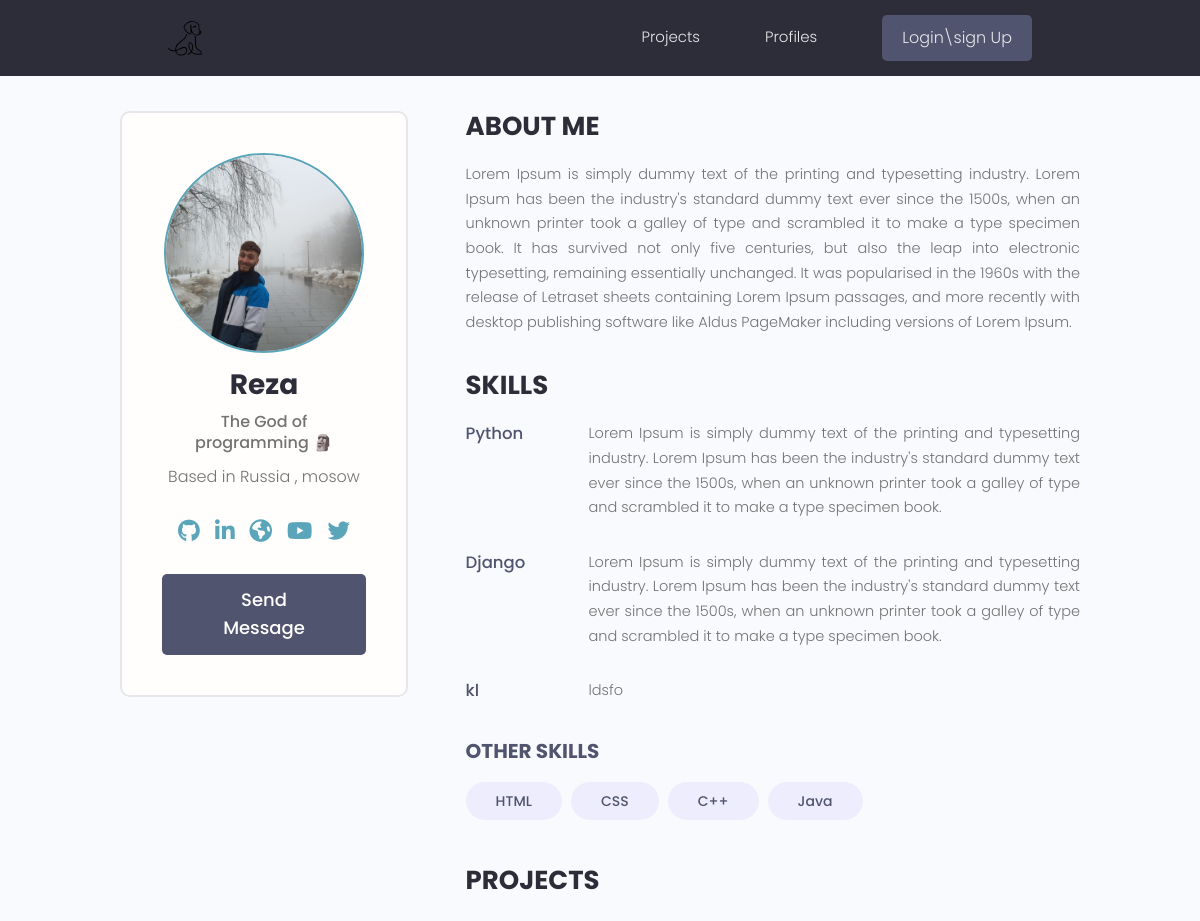
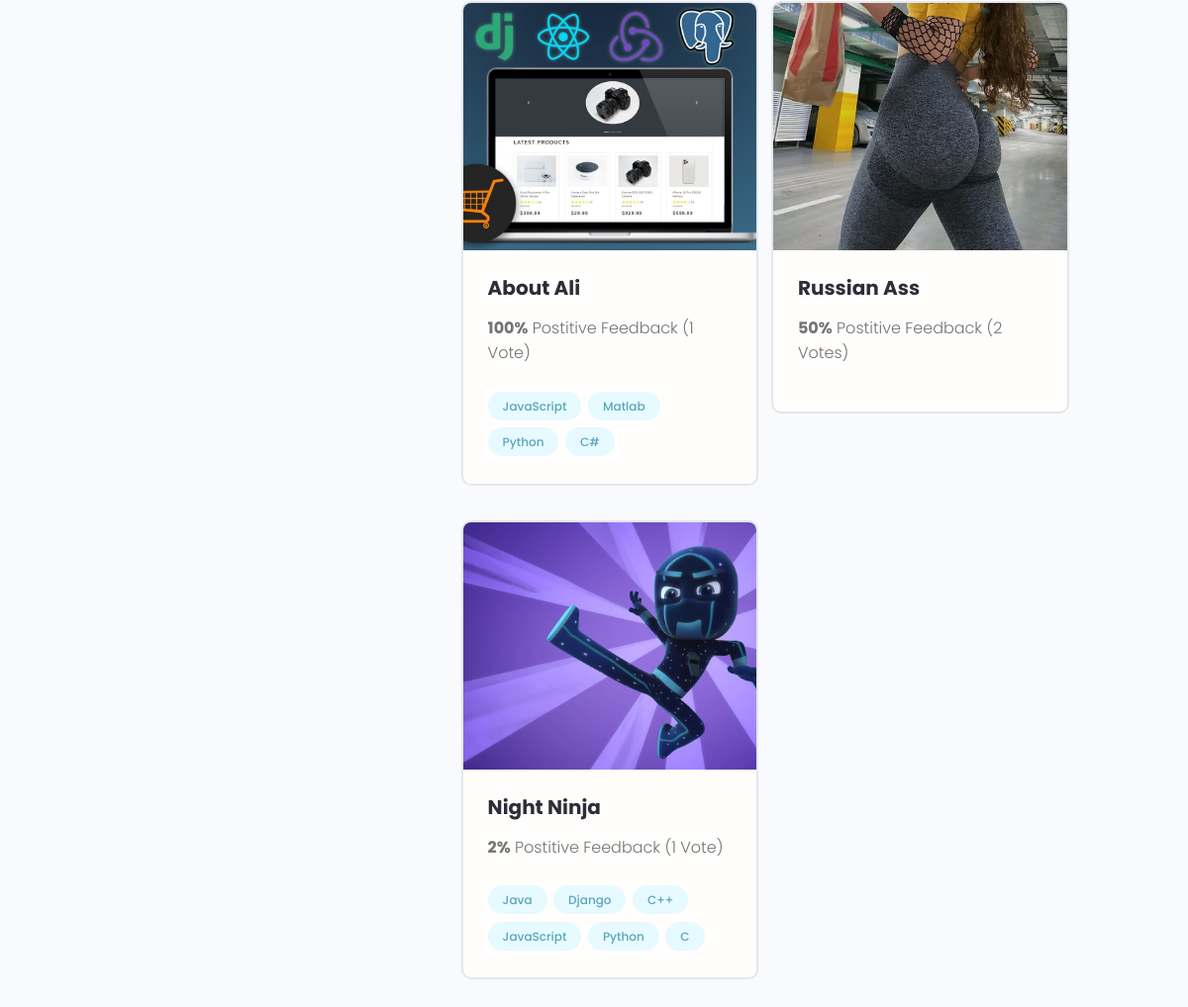
Page /profile/a17ba7cb-92fa-4e92-ac86-f92356daaf21/ on the committed database (2 pictures, top to bottom).
### users/models.py (models this page shows, shortened)
class profile(models.Model):
    user=models.OneToOneField(User,on_delete=models.CASCADE,null=True,blank=True)
    first_name=models.CharField(max_length=200,blank=True,null=True)
    last_name=models.CharField(max_length=200,blank=True,null=True)
    short_bio=models.CharField(max_length=200,blank=True,null=True)
    username=models.CharField(max_length=200,blank=True,null=True)
    location=models.CharField(max_length=200,blank=True,null=True)
    bio=models.TextField(blank=True,null=True)
    profile_img=models.ImageField(null=True,upload_to='images/profiles',blank=True,default='profiles/user-default.png')
    age=models.IntegerField(default=0,null=True,blank=True)
    email=models.EmailField(max_length=500,null=True,blank=True)
    social_website=models.CharField(max_length=200,blank=True,null=True)
    social_youtube=models.CharField(max_length=200,blank=True,null=True)
    social_linkedin=models.CharField(max_length=200,blank=True,null=True)
    social_twitter=models.CharField(max_length=200,blank=True,null=True)
    social_github=models.CharField(max_length=200,blank=True,null=True)
    created=models.DateTimeField(auto_now_add=True)
    id=models.UUIDField(default=uuid.uuid4,unique=True
                        ,primary_key=True,editable=False)
    class Meta:
        ordering=['created']

class Skill(models.Model):
    owner=models.ForeignKey(profile,on_delete=models.CASCADE,null=True,blank=True)
    name=models.CharField(max_length=200,blank=True,null=True)
    description=models.TextField(null=True,blank=True)
    created=models.DateTimeField(auto_now_add=True)
    id=models.UUIDField(default=uuid.uuid4,unique=True
                        ,primary_key=True,editable=False)
    def __str__(self):
        return str(self.name)

### projects/models.py (models this page shows, shortened)
class project(models.Model):
    owner=models.ForeignKey(profile,null=True,blank=True,on_delete=models.SET_NULL)
    title=models.CharField(max_length=200)
    descriptions=models.TextField(blank=True,null=True)
    demo_link=models.CharField(max_length=2000,null=True,blank=True)
    source_link=models.CharField(max_length=2000,null=True,blank=True)
    feuchered_image=models.ImageField(null=True,blank=True,default='default.jpg')
    tags=models.ManyToManyField('Tag', blank=True)
    Vote_total=models.IntegerField(default=0,null=True,blank=True)
    Vote_ratio=models.IntegerField(default=0,null=True,blank=True)
    created=models.DateTimeField(auto_now_add=True)
    id=models.UUIDField(default=uuid.uuid4,unique=True
                        ,primary_key=True,editable=False)
    class Meta:
        ordering=['-Vote_ratio','-Vote_total','title']

class Tag(models.Model):
    name=models.CharField(max_length=200)
    id=models.UUIDField(default=uuid.uuid4,unique=True
                        ,primary_key=True,editable=False)
    def __str__(self):
        return self.name

### users/views.py (the view)
# urls.py: path('profile/<str:pk>/',views.userProfiles,name='user-profiles'),
def userProfiles(request,pk):
    profiles=profile.objects.get(id=pk)
    topSkills = profiles.skill_set.exclude(description__exact="")
    otherSkills = profiles.skill_set.filter(description="")
    context={'profile':profiles , 'topSkills': topSkills,
               "otherSkills": otherSkills}
    return render(request, 'users/user-Profile.html',context)

### users/templates/users/user-profile.html (shortened to what this page needs)
{% extends 'main.html' %}
{% block content %}
<main class="profile my-md">
    <div class="container">
        <div class="layout">
            <div class="column column--1of3">
                <div class="card text-center">
                    <div class="card__body dev">
                        <img class="avatar avatar--xl" src="{{ profile.profile_img.url}}" />
                        <h2 class="dev__name">{{profile.first_name}}</h2>
                        <p class="dev__title">{{profile.short_bio}}</p>
                        <p class="dev__location">Based in {{profile.location}}</p>
                        <ul class="dev__social">
                            {% if profile.social_github %}
                            <li>
                                <a title="Twitter" href="{{profile.social_github}}" target="_blank"></a>
                            </li>
                            {% endif %}
                            {% if profile.social_linkedin %}
                            <li>
                                <a title="LinkedIn" href="{{profile.social_linkedin}}" target="_blank"></a>
                            </li>
                            {% endif %}
                            {% if profile.social_website %}
                            <li>
                                <a title="Personal Website" href="{{profile.social_website}}" target="_blank"></a>
                            </li>
                            {% endif %}
                            {% if profile.social_youtube %}
                            <li>
                                <a title="youtube" href="{{profile.social_youtube}}" target="_blank"></a>
                            </li>
                            {% endif %}
                            {% if profile.social_twitter %}
                            <li>
                                <a title="Twitter" href="{{profile.social_twitter}}" target="_blank"></a>
                            </li>
                            {% endif %}
                            </ul>
                            <a href="{% url 'send-message' profile.id %}" class="btn btn--sub btn--lg">Send Message </a>
                    </div>
                </div>
            </div>
            <div class="column column--2of3">
                <div class="devInfo">
                    <h3 class="devInfo__title">About Me</h3>
                    <p class="devInfo__about">{{profile.bio}}</p>
                </div>
                <div class="devInfo">
                    <h3 class="devInfo__title">Skills</h3>
                    <div class="devInfo__skills">
                        {% for skill in topSkills %}
                        <div class="devSkill">
                            <h4 class="devSkill__title">{{skill.name}}</h4>
                            <p class="devSkill__info">{{skill.description}}</p>
                        </div>
                        {% endfor %}
                        <h3 class="devInfo__subtitle">Other Skills</h3>
                        <div class="devInfo__otherSkills">
                            {% for skill in otherSkills %}
                            <span class="tag tag--pill tag--sub tag--lg">
                                <small>{{skill}}</small>
                            </span>
                            {% endfor %}
                        </div>
                    </div>
                </div>
                <div class="devInfo">
                    <h3 class="devInfo__title">Projects</h3>
                    <div class="grid grid--two">
                        {% for project in profile.project_set.all %}
                        <div class="column">
                            <div class="card project">
                                <a href="{% url 'project' project.id %}" class="project">
                                    <img class="project__thumbnail" src="{{project.feuchered_image.url}}"
                                        alt="project thumbnail" />
                                    <div class="card__body">
                                        <h3 class="project__title">{{project.title}}</h3>
                                        <p>
                                        </p>
                                        <p class="project--rating">
                                            <span style="font-weight: bold;">{{project.Vote_ratio}}%</span> Postitive
                                            Feedback ({{project.Vote_total}} Vote{{project.Vote_total|pluralize:"s"}})
                                        </p>
                                        <div class="project__tags">
                                            {% for tag in project.tags.all %}
                                            <span class="tag tag--pill tag--main">
                                                <small>{{tag}}</small>
                                            </span>
                                            {% endfor %}
                                        </div>
                                    </div>
                                </a>
                            </div>
                        </div>
                        {% endfor %}
                    </div>
                </div>
            </div>
        </div>
    </div>
</main>
{% endblock %}

### static/styles/app.css (style rules this page uses)
:root { --color-sub: #2d2d39; }
.btn--sub { background-color: var(--color-sub-light); }
.card { border: 2px solid var(--color-light); }
img { width: 100%; }
.profile .card > .dev { padding: 4rem; }
.dev__name { color: var(--color-sub); font-size: 2.8rem; font-weight: 700; margin-top: 1rem; margin-bottom: 0.5rem; }
.dev__title { font-size: 1.6rem; font-weight: 500; line-height: 1.3; }
.dev__location { margin-top: 1rem; }
.dev__social { margin: 3rem 0; list-style: none; display: flex; justify-content: center; gap: 1.5rem; }
.devInfo { margin-bottom: 3rem; }
.devInfo__title, .devInfo__subtitle { font-size: 2.6rem; color: var(--color-sub); text-transform: uppercase; font-weight: 700; margin-bottom: 1.5rem; }
.devInfo__subtitle { font-size: 2rem; color: var(--color-sub-light); }
.devInfo__about, .devSkill__info { font-size: 1.45rem; line-height: 1.7; text-align: justify; }
.devSkill { margin-bottom: 3rem; }
.devSkill__title { font-size: 1.65rem; font-weight: 500; color: var(--color-sub-light); }
@media screen and (min-width: 700px) { .devSkill { display: flex; justify-content: space-between; gap: 3rem; } }
@media screen and (min-width: 700px) { .devSkill__info { flex-basis: 80%; } }
.project--rating { margin-bottom: 1.6em; margin-top: .5em; }
.project__thumbnail { height: 25rem; object-fit: cover; object-position: top center; }
.project__title { font-size: 2rem; font-weight: 700; color: var(--color-sub); }

### static/uikit/styles/modules/_variables.css (style rules this page uses)
:root { --color-main: #5aa5b9; --color-main-light: #e6faff; --color-sub: #3f4156; --color-sub-light: #51546e; --color-sub-lighter: #ededfd; --color-text: #737373; --color-gray: #8b8b8b; --color-light: #e5e7eb; --color-light-gray: #767676; --color-bg: #f8fafd; --color-white: #fffefd; --color-white-light: #f3f3f3; --color-success: #359e64; --color-success-bg: #def8e8; --color-error: #fc4b0b; --color-error-bg: #fff2ee; --font-base: 'Poppins', arial, helvetica, 'Segoe UI', roboto, ubuntu, sans-serif; --font-monospace: 'Fira Code', 'Courier New', courier, monospace; --font-regular: 300; --font-medium: 500; --font-bold: 700; --generic-shadow: 1px 1px 5px #00000010; --generic-transition: all 0.3s ease-in-out; }

### static/uikit/styles/modules/_base.css (style rules this page uses)
* { margin: 0; padding: 0; box-sizing: border-box; text-rendering: optimizeLegibility; color: inherit; font-size: inherit; }
html { font-size: 50%; }
@media only screen and (min-width: 480px) { html { font-size: 56.25%; } }
@media only screen and (min-width: 1200px) { html { font-size: 62.5%; } }
body { line-height: 1.6; font-weight: 400; font-size: 1.5rem; color: var(--color-text); background-color: var(--color-bg); min-height: 100vh; }

### static/uikit/styles/modules/_typography.css (style rules this page uses)
* { font-family: var(--font-base); }
h2 { font-size: 3.6rem; font-weight: var(--font-bold); }
h3 { font-size: 3.2rem; font-weight: var(--font-medium); }
h4 { font-size: 2.8rem; font-weight: var(--font-medium); }
p, span, strong { font-size: 1.6rem; color: var(--color-text); font-weight: var(--font-regular); }
a { padding-bottom: 2px; text-decoration: none; display: inline-block; color: var(--color-main); font-weight: var(--font-medium); }

### static/uikit/styles/modules/_utilities.css (style rules this page uses)
.container { width: 92%; max-width: 165rem; margin: 0 auto; box-sizing: border-box; }
@media screen and (min-width: 1000px) { .container { width: 90%; } }
@media screen and (min-width: 1200px) { .container { width: 80%; } }
.text-center { text-align: center; }
.my-md { margin: 3rem auto; }

### static/uikit/styles/modules/_avatar.css (style rules this page uses)
.avatar { border-radius: 50%; border: 2px solid var(--color-main); object-fit: cover; }
.avatar--xl { height: 20rem; width: 20rem; }

### static/uikit/styles/modules/_button.css (style rules this page uses)
.btn { display: inline-block; position: relative; cursor: pointer; background-color: var(--color-light); font-weight: var(--font-medium); color: var(--color-sub); text-decoration: none; padding: 1rem 2rem; border-radius: 0.5rem; border: none; width: -webkit-fit-content; width: -moz-fit-content; width: fit-content; height: -webkit-fit-content; height: -moz-fit-content; height: fit-content; font-size: 1.6rem; outline-width: 0; outline-color: transparent; -webkit-backface-visibility: hidden; backface-visibility: hidden; transition: all 0.3s ease-in-out; }
.btn--sub { background-color: var(--color-sub); color: var(--color-white); }
.btn--lg { font-size: 1.8rem; padding: 1.2rem 4.5rem; }

### static/uikit/styles/modules/_card.css (style rules this page uses)
.card { border-radius: 1rem; background-color: var(--color-white); border: 1.5px solid var(--color-light); width: auto; height: auto; margin-top: 0.5rem; margin-bottom: 0.5rem; overflow: hidden; }
.card__body, .card__header { padding: 2rem 2.5rem; }

### rows in the picture
profile: profile_img (picture), first_name "Reza", short_bio "The God of programming 🗿", location "Russia , mosow", bio "Lorem Ipsum is simply dummy text of the printing and typesetting industry. Lorem Ipsum has been the industry's standard dummy text ever since the 1500s, when an unknown printer took a galley of type and scrambled it to make a type specimen book. It has survived not only five centuries, but also the leap into electronic typesetting, remaining essentially unchanged. It was popularised in the 1960s with the release of Letraset sheets containing Lorem Ipsum passages, and more recently with desktop publishing software like Aldus PageMaker including versions of Lorem Ipsum."
Skill: name "Python", description "Lorem Ipsum is simply dummy text of the printing and typesetting industry. Lorem Ipsum has been the industry's standard dummy text ever since the 1500s, when an unknown printer took a galley of type and scrambled it to make a type specimen book."
Skill: name "Django", description "Lorem Ipsum is simply dummy text of the printing and typesetting industry. Lorem Ipsum has been the industry's standard dummy text ever since the 1500s, when an unknown printer took a galley of type and scrambled it to make a type specimen book."
Skill: name "kl", description "ldsfo"
Skill: name "HTML"
Skill: name "CSS"
Skill: name "C++"
Skill: name "Java"
project: feuchered_image (picture), title "About Ali", Vote_ratio "100", Vote_total "1"
Tag: name "JavaScript"
Tag: name "Matlab"
Tag: name "Python"
Tag: name "C#"
project: feuchered_image (picture), title "Russian Ass", Vote_ratio "50", Vote_total "2"
project: feuchered_image (picture), title "Night Ninja", Vote_ratio "2", Vote_total "1"
Tag: name "Java"
Tag: name "Django"
Tag: name "C++"
Tag: name "C"
